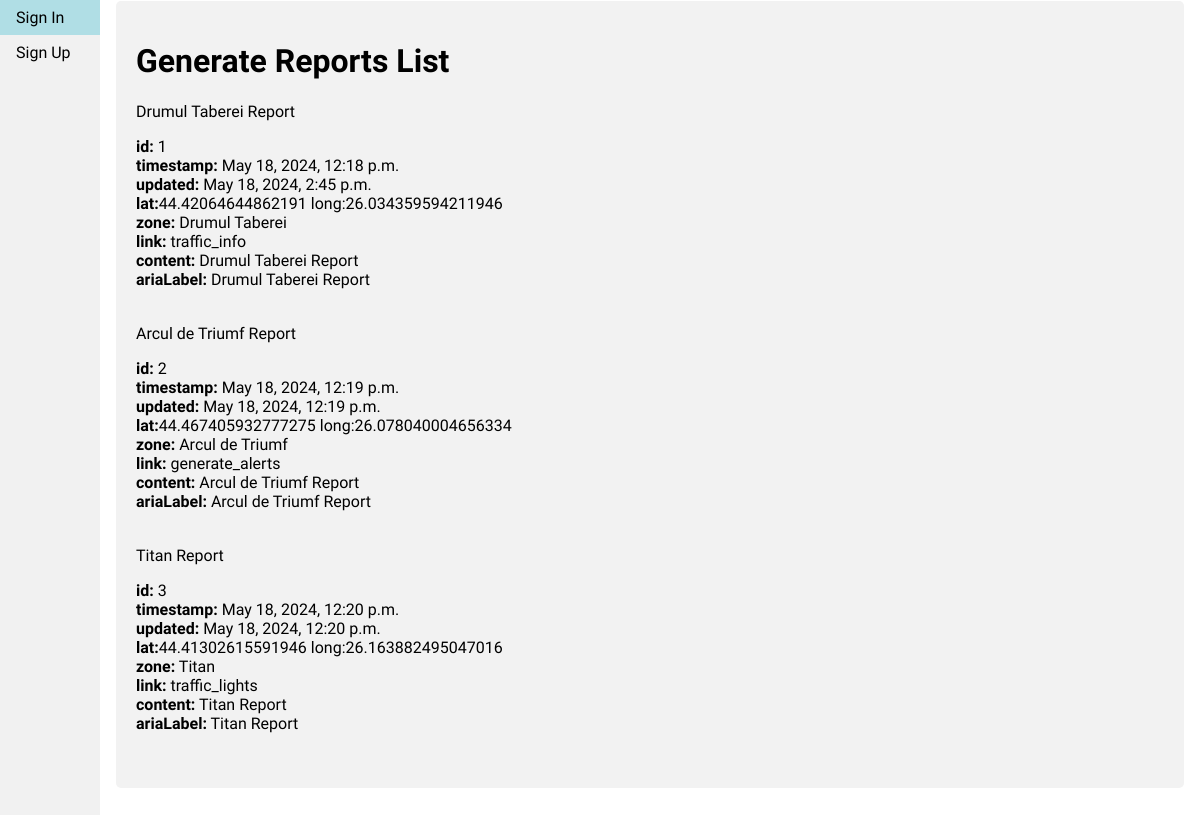
The page /generateReportsList on the database as committed earlier.
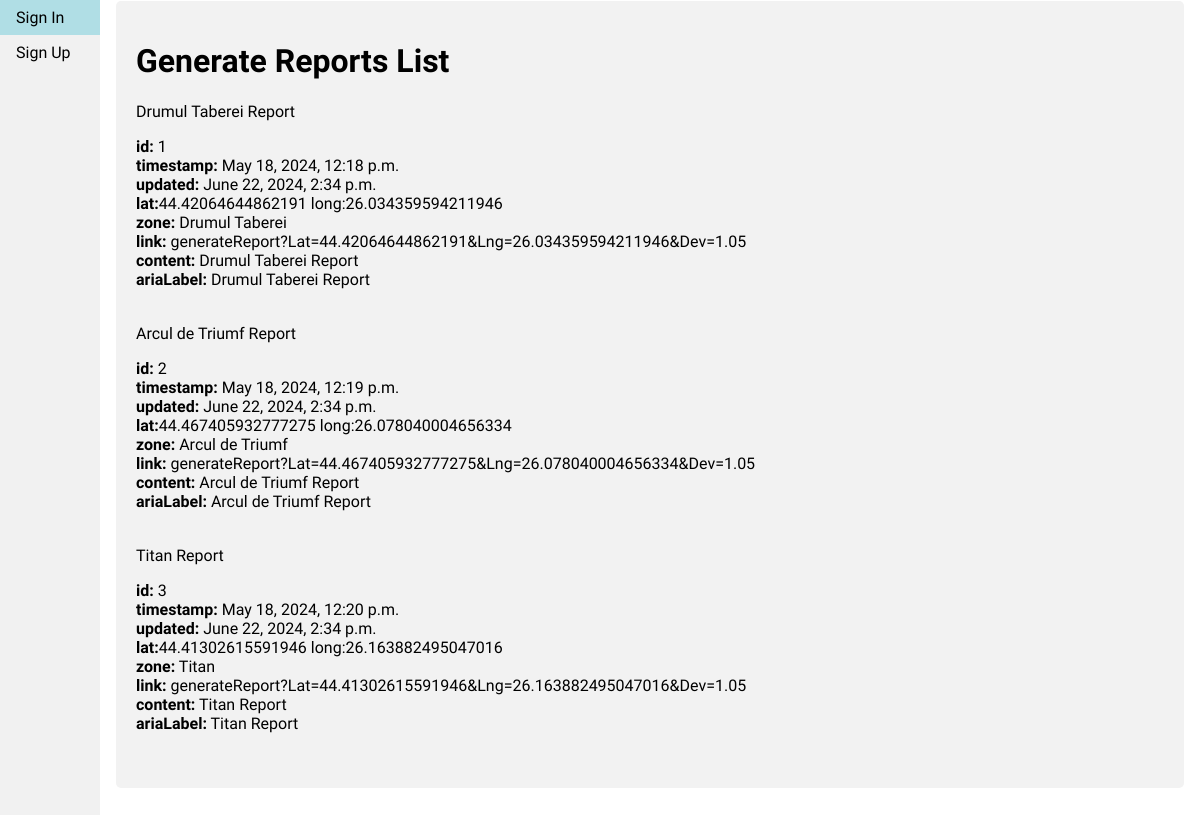
The same page on the database as committed later.
### users_tutorial/models.py (models this page shows, shortened)
class GenerateReport(models.Model):
	timestamp = models.DateTimeField(auto_now_add=True)
	updated = models.DateTimeField(auto_now=True)
	lat = models.FloatField()
	lng = models.FloatField()
	zone = models.CharField(max_length=100)
	link = models.URLField(max_length=200)
	content = models.CharField(max_length=300)
	ariaLabel = models.CharField(max_length=100)
	title = models.CharField(max_length=100)

### users_tutorial/views.py (the view)
# urls.py: path('generateReportsList', views.generateReportsList, name="generateReportsList"),
def generateReportsList(request):
	generate_reports_list = GenerateReport.objects.all()
	return render(request, 'lists/generate_reports_list.html', {'generate_reports_list': generate_reports_list})

### templates/lists/generate_reports_list.html (shortened to what this page needs)
{% extends 'base.html' %}
{% load static %}
{% block content %}
    <div class='container'>
        <h1>Generate Reports List</h1>
        {% for report in generate_reports_list %}
            <div class="card">
                <div class="card-header"> {{ report.title }} </div>
                <div class="card-body">
                    <p class="card-text">
                        <strong>id:</strong> {{ report.id }}</br>
                        <strong>timestamp:</strong> {{ report.timestamp }}</br>
                        <strong>updated:</strong> {{ report.updated }}</br>
                        <strong>lat:</strong>{{ report.lat }} long:{{ report.lng }}</br>
                        <strong>zone:</strong> {{ report.zone }}</br>
                        <strong>link:</strong> {{ report.link }}</br>
                        <strong>content:</strong> {{ report.content }}</br>
                        <strong>ariaLabel:</strong> {{ report.ariaLabel }}</br>
                    </p>
                </div>
            </div>
        {% endfor %}
    </div>
{% endblock %}

Rows that differ between the two databases and show on the page:
changed GenerateReport "Drumul Taberei Report": updated "May 18, 2024, 2:45 p.m." → "June 22, 2024, 2:34 p.m."; link "traffic_info" → "generateReport?Lat=44.42064644862191&Lng=26.034359594211946&Dev=1.05"
changed GenerateReport "Arcul de Triumf Report": updated "May 18, 2024, 12:19 p.m." → "June 22, 2024, 2:34 p.m."; link "generate_alerts" → "generateReport?Lat=44.467405932777275&Lng=26.078040004656334&Dev=1.05"
changed GenerateReport "Titan Report": updated "May 18, 2024, 12:20 p.m." → "June 22, 2024, 2:34 p.m."; link "traffic_lights" → "generateReport?Lat=44.41302615591946&Lng=26.163882495047016&Dev=1.05"
